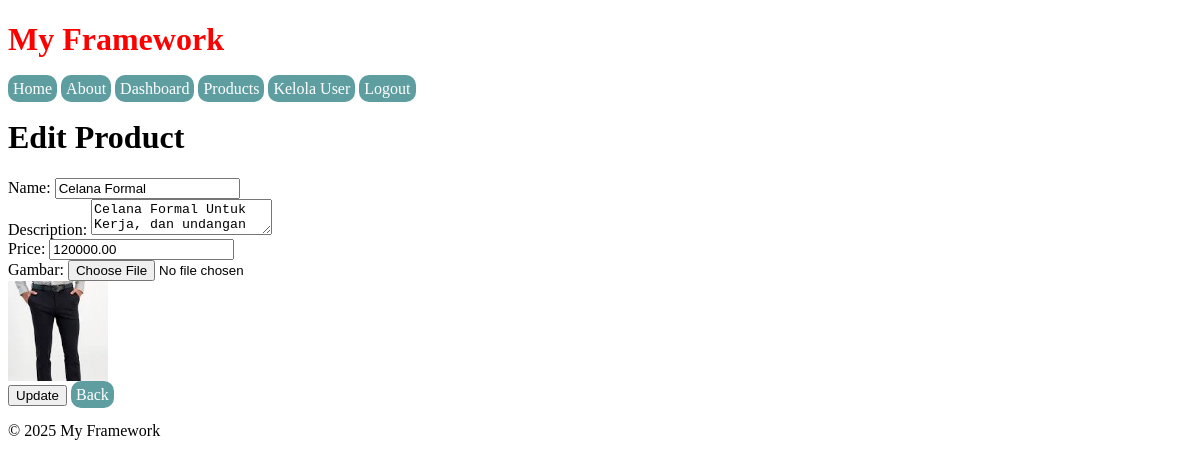
/products/edit/2 (signed in), run on the app's committed database.
### tables this page shows
CREATE TABLE `products` (
  `id` int NOT NULL,
  `name` varchar(100) NOT NULL,
  `description` text,
  `price` decimal(10,2) NOT NULL,
  `image` varchar(255) DEFAULT NULL,
  `created_at` timestamp NULL DEFAULT CURRENT_TIMESTAMP
);

### app/Controllers/ProductController.php (called while the page is built, shortened)
<?php
class ProductController
{
    public function edit($id)
    {
        $product = new Product();
        $productData = $product->find($id);
        return View::render('products.edit', ['product' => $productData], 'app');
    }
}

### public/index.php (called while the page is built, shortened)
<?php
require __DIR__ . '/../core/Router.php';
require __DIR__ . '/../routes/web.php';
$uri = parse_url($_SERVER['REQUEST_URI'], PHP_URL_PATH);
$method = $_SERVER['REQUEST_METHOD'];
try {
    $router->dispatch($uri, $method);
} catch (\Exception $e) {
    http_response_code(404);
    require __DIR__ . '/../app/Views/404.php';
    exit;
}

### config/database.php (called while the page is built)
<?php
return [
    'host' => 'localhost',
    'dbname' => 'my_framework',
    'username' => 'root',
    'password' => ''
];

### core/Model.php (called while the page is built, shortened)
<?php
class Model
{
    protected $pdo;
    public function __construct()
    {
        $config = require __DIR__ . '/../config/database.php';
        try {
            $this->pdo = new PDO(
                "mysql:host={$config['host']};dbname={$config['dbname']}",
                $config['username'],
                $config['password']
            );
            $this->pdo->setAttribute(PDO::ATTR_ERRMODE, PDO::ERRMODE_EXCEPTION);
        } catch (PDOException $e) {
            die("Koneksi database gagal: " . $e->getMessage());
        }
    }
    public function query($sql, $params = [])
    {
        $stmt = $this->pdo->prepare($sql);
        $stmt->execute($params);
        return $stmt;
    }
}

### app/Models/Product.php (called while the page is built, shortened)
<?php
class Product extends Model
{
    public function find($id)
    {
        return $this->query("SELECT * FROM products WHERE id = :id", ['id' => $id])->fetch();
    }
}

### app/Views/products/edit.php (the view)
<body>
    <h1>Edit Product</h1>
    <form action="/products/update/<?= $product['id'] ?>" method="POST" enctype="multipart/form-data">
        <label for="name">Name:</label>
        <input type="text" name="name" id="name" value="<?= htmlspecialchars($product['name']) ?>" required>
        <br>
        <label for="description">Description:</label>
        <textarea name="description" id="description" required><?= htmlspecialchars($product['description']) ?></textarea>
        <br>
        <label for="price">Price:</label>
        <input type="number" step="0.01" name="price" id="price" value="<?= htmlspecialchars($product['price']) ?>" required>
        <br>
        <label for="image">Gambar:</label>
        <input type="file" name="image" id="image" accept="image/*">
        <br>
        <?php if ($product['image']): ?>
            <img src="/uploads/<?= htmlspecialchars($product['image']) ?>" alt="Gambar Produk" width="100">
        <?php endif; ?>
        <br>
        <button type="submit">Update</button>
        <a href="/products">Back</a>
    </form>
</body>

### app/Views/layouts/app.php (shortened to what this page needs)
<!DOCTYPE html>
<html lang="en">
<head>
    <link rel="stylesheet" href="/css/style.css">
</head>
<body>
    <header>
        <h1 class="header-layout">My Framework</h1>
        <nav>
            <a href="/home">Home</a>
            <a href="/about">About</a>
            <?php if (isset($_SESSION['user'])): ?>
                <a href="/dashboard">Dashboard</a>
                <a href="/products">Products</a>
                <?php if ($_SESSION['user']['role'] == 'admin') : ?>
                    <a href="/admin/users">Kelola User</a>
                <?php endif ?>
                <a href="/logout">Logout</a>
            <?php else : ?>
                <a href="/login">Login</a>
            <?php endif ?>
        </nav>
    </header>
    <main>
        <?= $content ?>
    </main>
    <footer>
        <p>&copy; 2025 My Framework</p>
    </footer>
</body>
</html>

### core/Router.php (shortened to what this page needs)
<?php
class Router
{
    protected $routes = [];
    public function get($uri, $controller)
    {
        $this->routes['GET'][$uri] = $controller;
    }
    public function post($uri, $controller)
    {
        $this->routes['POST'][$uri] = $controller;
    }
    public function dispatch($uri, $method)
    {
        foreach ($this->routes[$method] as $route => $controllerAction) {
            $routePattern = preg_replace('/\{([a-z]+)\}/', '([^\/]+)', $route);
            if (preg_match("#^$routePattern$#", $uri, $matches)) {
                array_shift($matches);
                list($controller, $action) = explode('@', $controllerAction);
                $controller = "App\\Controllers\\{$controller}";
                $controller = new $controller;
                return call_user_func_array([$controller, $action], $matches);
            }
        }
        throw new \Exception("Route not found.");
    }
}

### public/css/style.css (style rules this page uses)
.header-layout { color: red; }
a { text-decoration: none; padding: 5px; background-color: cadetblue; color: white; border-radius: 10px; }

### data on the page
products: name "Celana Formal", description "Celana Formal Untuk Kerja, dan undangan", price "120000.00", image (picture)
